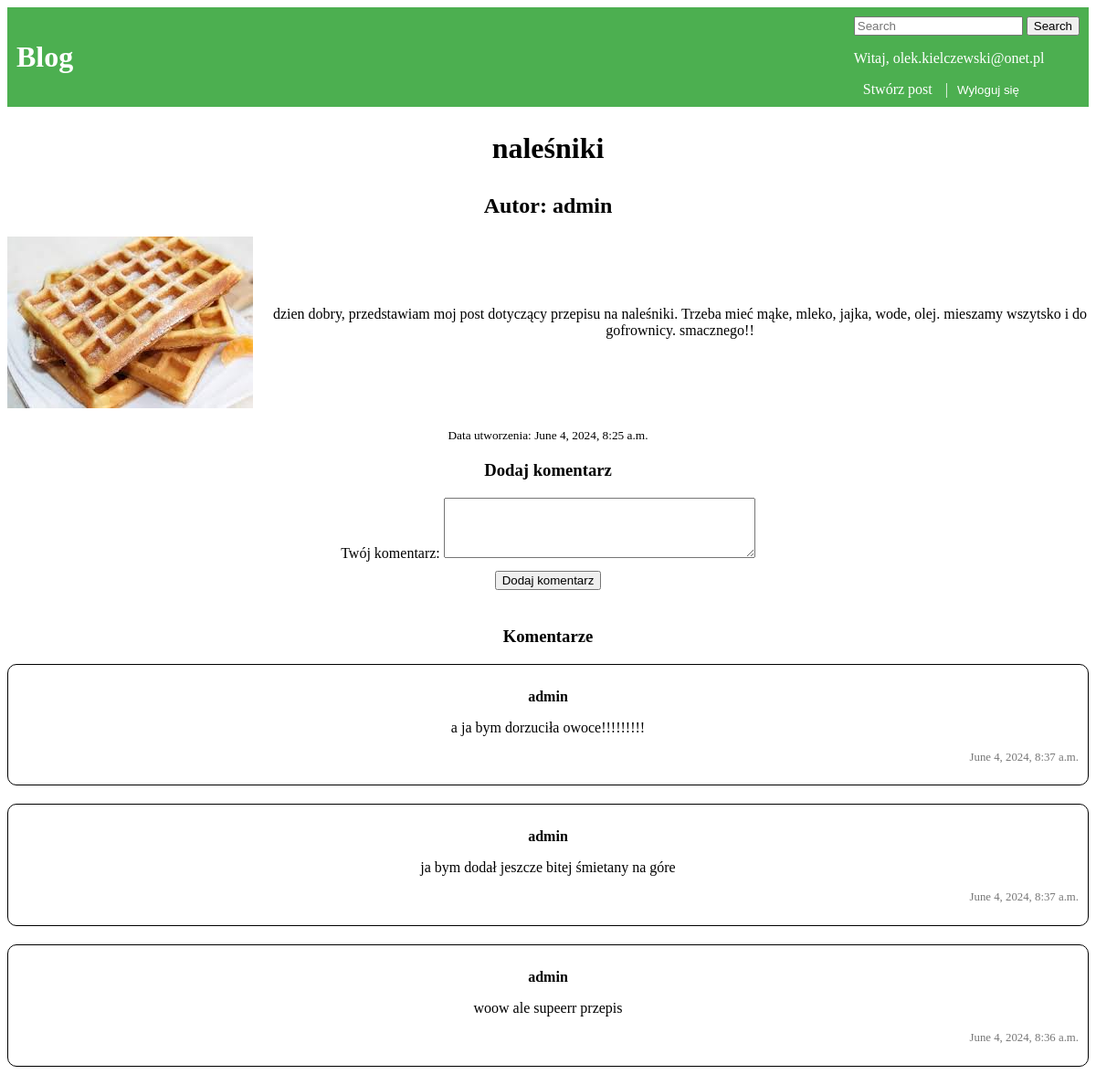
Page /post/46/ (signed in) on the committed database.
### mainapp/models.py (models this page shows, shortened)
class Post(models.Model):
    tytul = models.CharField(max_length=200)
    tresc = models.TextField(max_length=2000)
    data_utworzenia = models.DateTimeField(auto_now_add=True)
    autor = models.ForeignKey(User, on_delete=models.CASCADE)
    image = models.ImageField(null=True, blank=True, upload_to="images/")
    DOSTEP_CHOICES = (
        ('Publiczny', 'Publiczny'),
        ('Ograniczony', 'Ograniczony'),
    )
    dostep = models.CharField(max_length=20, choices=DOSTEP_CHOICES, default='Publiczny')

class Komentarz(models.Model):
    tresc = models.TextField()
    data_dodania = models.DateTimeField(auto_now_add=True)
    autor = models.ForeignKey(User, on_delete=models.CASCADE)
    post = models.ForeignKey(Post, on_delete=models.CASCADE)

### mainapp/views.py (the view)
# urls.py: path('post/<int:post_id>/', views.post_detail, name='post_detail'),
def post_detail(request, post_id):
    post = get_object_or_404(Post, pk=post_id)
    comments = Komentarz.objects.filter(post=post).order_by('-data_dodania')
    form = CreateCommentForm()
    print("wyswietlono szczegoly posta")
    return render(request, 'post/post_detail.html', {'post': post, 'comments': comments, 'form': form})

### mainapp/forms.py
class CreateCommentForm(forms.ModelForm):
    comment = forms.CharField(
        label='Komentarz',
        widget=forms.Textarea(attrs={'rows': 4, 'class': 'form-control'})
    )
    class Meta:
        model = Komentarz
        fields = ('comment',)

### mainapp/templates/post/post_detail.html (shortened to what this page needs)
{% extends "base.html" %}
{% block content %}
<div class="container mt-5">
  <div class="row justify-content-center">
    <div class="col-md-8 centered">
      <h2 class="big-title">{{ post.tytul }}</h2>
      <h4 class="big-author">Autor: {{ post.autor }}</h4>
      <div class="post-content">
        {% if post.image %}
        <img src="{{ post.image.url }}">
        {% endif %}
        <p>{{ post.tresc }}</p>
      </div>
      <small>Data utworzenia: {{ post.data_utworzenia }}</small>
      <div class="comment-form">
        <h3>Dodaj komentarz</h3>
        <form id="comment-form" method="post" action="{% url 'add_comment' post.id %}">
          <div class="form-group">
            <label for="comment">Twój komentarz:</label>
            {{ form.comment }}
          </div>
          <button type="submit" class="btn btn-success submit-btn">Dodaj komentarz</button>
        </form>
      </div>
      <div class="comment-section">
        <h3>Komentarze</h3>
        {% for comment in comments %}
        <div class="comment">
          <p class="comment-author">{{ comment.autor.username }}</p>
          <p>{{ comment.tresc }}</p>
          <p class="comment-date">{{ comment.data_dodania }}</p>
        </div>
        {% endfor %}
      </div>
    </div>
  </div>
</div>
{% endblock %}

### mainapp/templates/base.html (shortened to what this page needs)
<!DOCTYPE html>
<html lang="en">
<head>
</head>
<body>
    <header>
        <a href="{% url 'index' %}" style="text-decoration: none; color: white;">
            <h1>Blog</h1>
        </a>
        <nav>
            {% if user.is_authenticated %}
                <form class = "d-flex" method=POST action="{% url 'search' %} ">
                    <input class=" form-control me-2" type="search" placeholder="Search" aria-label="Search" name="searched">
                    <button class="btn btn-outline-secondary" type="submit">Search</button>
                </form>
                <p>Witaj, {{ user.email }}</p>
                <a href="{% url 'createpost' %}" style="text-decoration: none; color: white;">Stwórz post</a> |
                <form action="{% url 'logout' %}" method="post" id="logout-form" style="display: inline;">
                    <button type="submit" style="text-decoration: none; color: white; background-color: transparent; border: none;">Wyloguj się</button>
                </form>
            {% endif %}
        </nav>
    </header>
    {% block content %}
    {% endblock %}
</body>
</html>

### mainapp/templates/base.html (style rules this page uses)
header { background-color: #4CAF50; color: white; padding: 10px; display: flex; justify-content: space-between; align-items: center; }
nav a { color: white; text-decoration: none; margin: 0 10px; }

### mainapp/templates/post/post_detail.html (style rules this page uses)
.centered { text-align: center; }
.big-title { font-size: 2rem; margin-bottom: 20px; }
.big-author { font-size: 1.5rem; margin-bottom: 20px; }
.post-content { display: flex; align-items: center; justify-content: center; margin-bottom: 20px; text-align: center; }
.post-content img { max-width: 50%; height: auto; margin-right: 20px; }
.comment-section { margin-top: 40px; }
.comment { border: 1px solid #000000; padding: 10px; margin-bottom: 20px; border-radius: 10px; }
.comment-author { font-weight: bold; margin-bottom: 5px; }
.comment-date { font-size: 0.8rem; color: #777; text-align: right; }
.comment-form { margin-bottom: 40px; }
.submit-btn { margin-top: 10px; }

### rows in the picture
Post: tytul "naleśniki", autor "admin", image (picture), tresc "dzien dobry, przedstawiam moj post dotyczący przepisu na naleśniki. Trzeba mieć mąke, mleko, jajka, wode, olej. mieszamy wszytsko i do gofrownicy. smacznego!!", data_utworzenia "June 4, 2024, 8:25 a.m."
Komentarz: autor.username "admin", tresc "a ja bym dorzuciła owoce!!!!!!!!!", data_dodania "June 4, 2024, 8:37 a.m."
Komentarz: autor.username "admin", tresc "ja bym dodał jeszcze bitej śmietany na góre", data_dodania "June 4, 2024, 8:37 a.m."
Komentarz: autor.username "admin", tresc "woow ale supeerr przepis", data_dodania "June 4, 2024, 8:36 a.m."

### other values in the picture
{{ user.email }} "olek.kielczewski@onet.pl"
